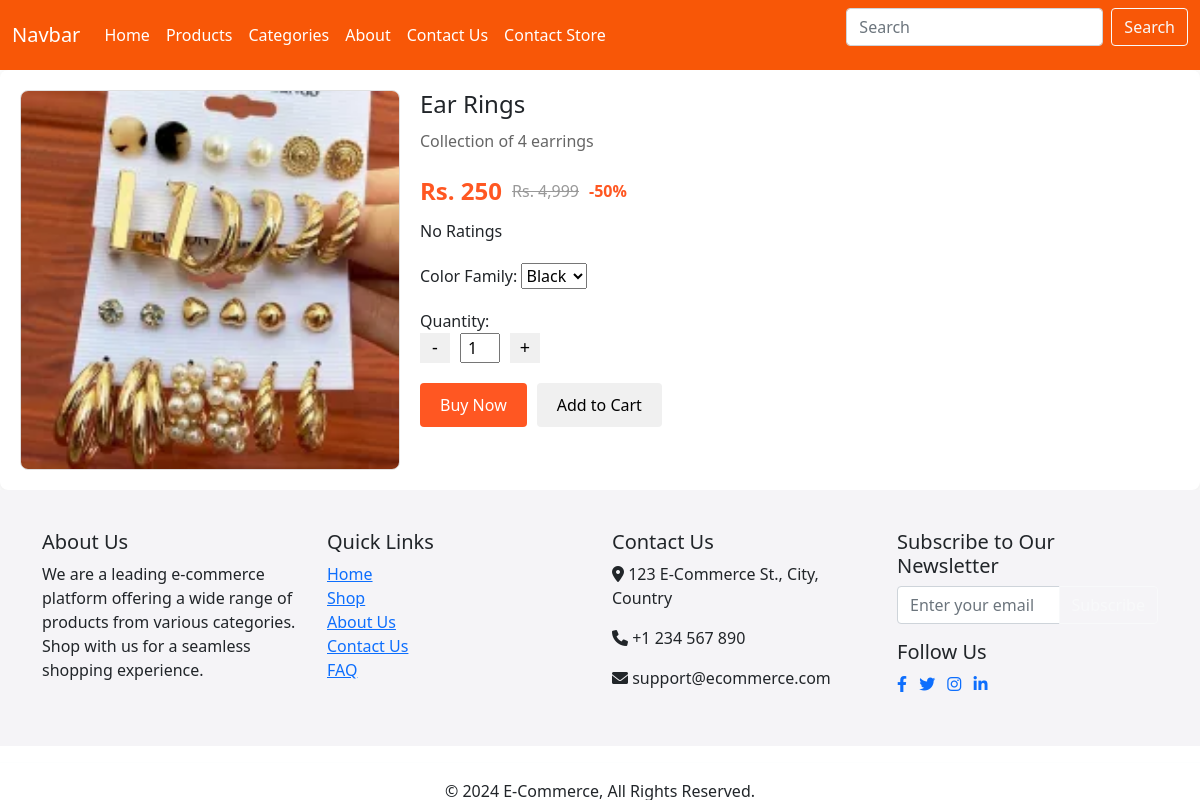
Before: /product/product-details/8/ with the older database file.
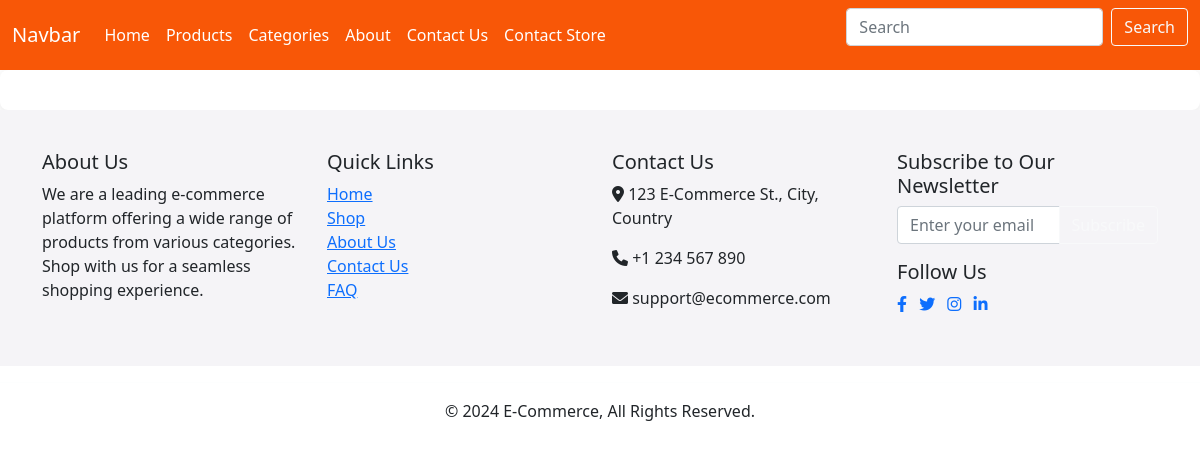
After: the same page with the newer database file.
### adminPanel/models.py (models this page shows, shortened)
class Product(models.Model):
    name = models.CharField(max_length = 2000)
    price = models.IntegerField()
    discount = models.IntegerField()
    image = models.ImageField(upload_to='products/images/', null = True, max_length=250, default=None)
    description = models.TextField()
    category = models.ForeignKey(Category, on_delete=models.CASCADE)
    stock = models.IntegerField(default=0)

### product/views.py (the view)
# urls.py: path('product-details/<int:id>/', views.productDetail, name = "productdetail"),
def productDetail(request, id):
    single_product = Product.objects.filter(id = id)
    all_products = Product.objects.all()
    data = {
        "product" : single_product,
        "products" : all_products,
    }
    return render(request, "single_product.html", data)

### templates/single_product.html (shortened to what this page needs)
{% extends "master.html" %}
{% block content %}
{% load static %}
<!DOCTYPE html>
<html lang="en">
<head>
    <link rel="stylesheet" href="/static/css/single_product_style.css">
</head>
<body>
    <div class="product-page">
        {% for pro in product %}
        <div class="product-images">
            <img src="{{pro.image.url}}" alt="{{pro.name}}" class="main-image">
        </div>
        {% endfor %}
        {% for product in product %}
        <div class="product-details">
            <h1>{{product.name}}</h1>
            <p class="description">{{product.description}}</p>
            <div class="price">
                <span class="current-price">Rs. {{product.price}}</span>
                <span class="original-price">Rs. 4,999</span>
                <span class="discount">-50%</span>
            </div>
            <div class="rating">
                <p>No Ratings</p>
            </div>
            <div class="color-selection">
                <label for="color">Color Family:</label>
                <select id="color" name="color">
                    <option value="black">Black</option>
                </select>
            </div>
            <div class="quantity-selection">
                <label for="quantity">Quantity:</label>
                <div class="quantity-control">
                    <button class="decrease">-</button>
                    <input type="number" id="quantity" name="quantity" value="1">
                    <button class="increase">+</button>
                </div>
            </div>
            <div class="buttons">
                <button class="buy-now">Buy Now</button>
                <button class="add-to-cart">Add to Cart</button>
            </div>
        </div>
        {% endfor %}
    </div>
</body>
</html>
{% endblock %}

Changed rows visible on the page:
removed Product: image (picture), name "Ear Rings", description "Collection of 4 earrings", price "250"
